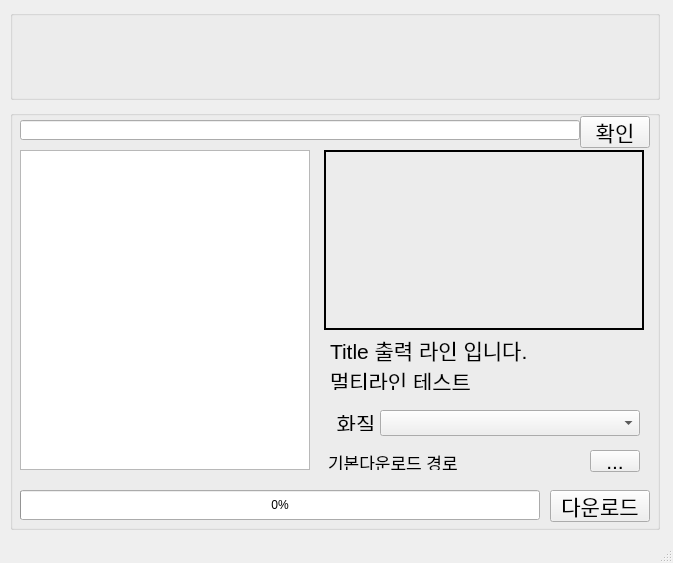
<?xml version="1.0" encoding="UTF-8"?>
<ui version="4.0">
 <class>MainWindow</class>
 <widget class="QMainWindow" name="MainWindow">
  <property name="geometry">
   <rect>
    <x>0</x>
    <y>0</y>
    <width>673</width>
    <height>563</height>
   </rect>
  </property>
  <property name="minimumSize">
   <size>
    <width>673</width>
    <height>563</height>
   </size>
  </property>
  <property name="maximumSize">
   <size>
    <width>673</width>
    <height>563</height>
   </size>
  </property>
  <property name="windowTitle">
   <string>MainWindow</string>
  </property>
  <widget class="QWidget" name="centralwidget">
   <widget class="QGroupBox" name="groupBox">
    <property name="geometry">
     <rect>
      <x>10</x>
      <y>10</y>
      <width>650</width>
      <height>90</height>
     </rect>
    </property>
    <property name="title">
     <string/>
    </property>
    <widget class="QLabel" name="label_4">
     <property name="geometry">
      <rect>
       <x>0</x>
       <y>3</y>
       <width>90</width>
       <height>80</height>
      </rect>
     </property>
     <property name="text">
      <string/>
     </property>
     <property name="pixmap">
      <pixmap>../../../../../../../../.designer/backup/Users/Yoonho/dev/Python/inflearn/Youscrapy/resource/Youscrapy_icon.png</pixmap>
     </property>
     <property name="scaledContents">
      <bool>true</bool>
     </property>
    </widget>
   </widget>
   <widget class="QGroupBox" name="groupBox_2">
    <property name="geometry">
     <rect>
      <x>10</x>
      <y>110</y>
      <width>650</width>
      <height>420</height>
     </rect>
    </property>
    <property name="title">
     <string/>
    </property>
    <widget class="QLineEdit" name="lineEdit">
     <property name="geometry">
      <rect>
       <x>10</x>
       <y>10</y>
       <width>560</width>
       <height>20</height>
      </rect>
     </property>
     <property name="font">
      <font>
       <pointsize>16</pointsize>
      </font>
     </property>
    </widget>
    <widget class="QPushButton" name="pushButton">
     <property name="geometry">
      <rect>
       <x>570</x>
       <y>6</y>
       <width>70</width>
       <height>32</height>
      </rect>
     </property>
     <property name="font">
      <font>
       <pointsize>16</pointsize>
      </font>
     </property>
     <property name="text">
      <string>확인</string>
     </property>
    </widget>
    <widget class="QLabel" name="label">
     <property name="geometry">
      <rect>
       <x>314</x>
       <y>40</y>
       <width>320</width>
       <height>180</height>
      </rect>
     </property>
     <property name="frameShape">
      <enum>QFrame::WinPanel</enum>
     </property>
     <property name="frameShadow">
      <enum>QFrame::Plain</enum>
     </property>
     <property name="lineWidth">
      <number>1</number>
     </property>
     <property name="midLineWidth">
      <number>0</number>
     </property>
     <property name="text">
      <string/>
     </property>
     <property name="pixmap">
      <pixmap>../resource/YouTube.jpg</pixmap>
     </property>
     <property name="scaledContents">
      <bool>true</bool>
     </property>
    </widget>
    <widget class="QLabel" name="label_2">
     <property name="geometry">
      <rect>
       <x>320</x>
       <y>230</y>
       <width>300</width>
       <height>50</height>
      </rect>
     </property>
     <property name="font">
      <font>
       <pointsize>16</pointsize>
      </font>
     </property>
     <property name="text">
      <string>Title 출력 라인 입니다.
멀티라인 테스트</string>
     </property>
     <property name="textFormat">
      <enum>Qt::AutoText</enum>
     </property>
     <property name="scaledContents">
      <bool>false</bool>
     </property>
     <property name="wordWrap">
      <bool>true</bool>
     </property>
     <property name="openExternalLinks">
      <bool>false</bool>
     </property>
    </widget>
    <widget class="QComboBox" name="comboBox">
     <property name="geometry">
      <rect>
       <x>370</x>
       <y>300</y>
       <width>260</width>
       <height>26</height>
      </rect>
     </property>
     <property name="font">
      <font>
       <pointsize>16</pointsize>
      </font>
     </property>
    </widget>
    <widget class="QToolButton" name="toolButton">
     <property name="geometry">
      <rect>
       <x>580</x>
       <y>340</y>
       <width>50</width>
       <height>22</height>
      </rect>
     </property>
     <property name="font">
      <font>
       <pointsize>16</pointsize>
      </font>
     </property>
     <property name="text">
      <string>...</string>
     </property>
    </widget>
    <widget class="QPlainTextEdit" name="plainTextEdit">
     <property name="geometry">
      <rect>
       <x>10</x>
       <y>40</y>
       <width>290</width>
       <height>320</height>
      </rect>
     </property>
     <property name="readOnly">
      <bool>true</bool>
     </property>
    </widget>
    <widget class="QLabel" name="label_3">
     <property name="geometry">
      <rect>
       <x>318</x>
       <y>344</y>
       <width>250</width>
       <height>16</height>
      </rect>
     </property>
     <property name="font">
      <font>
       <pointsize>13</pointsize>
      </font>
     </property>
     <property name="text">
      <string>기본다운로드 경로</string>
     </property>
     <property name="wordWrap">
      <bool>true</bool>
     </property>
    </widget>
    <widget class="QProgressBar" name="progressBar">
     <property name="geometry">
      <rect>
       <x>10</x>
       <y>380</y>
       <width>520</width>
       <height>30</height>
      </rect>
     </property>
     <property name="value">
      <number>0</number>
     </property>
    </widget>
    <widget class="QPushButton" name="pushButton_2">
     <property name="geometry">
      <rect>
       <x>540</x>
       <y>380</y>
       <width>100</width>
       <height>32</height>
      </rect>
     </property>
     <property name="font">
      <font>
       <pointsize>16</pointsize>
      </font>
     </property>
     <property name="text">
      <string>다운로드</string>
     </property>
    </widget>
    <widget class="QLabel" name="label_5">
     <property name="geometry">
      <rect>
       <x>316</x>
       <y>305</y>
       <width>60</width>
       <height>16</height>
      </rect>
     </property>
     <property name="font">
      <font>
       <pointsize>16</pointsize>
      </font>
     </property>
     <property name="text">
      <string>화질</string>
     </property>
     <property name="alignment">
      <set>Qt::AlignCenter</set>
     </property>
    </widget>
   </widget>
  </widget>
  <widget class="QStatusBar" name="statusbar"/>
 </widget>
 <resources/>
 <connections/>
</ui>
